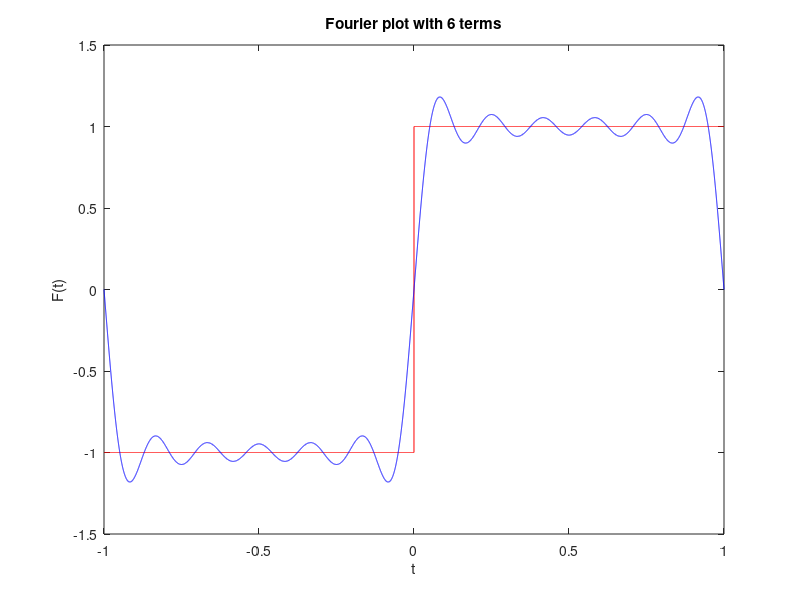

Write the MATLAB code that produced this figure. (Note: this script raises an error after producing the figure.)
clear; clc; close all

% Step A
T = 1;
domT = -T:0.0001:T;
f = @(t) 1.*(0<=t & t<=T) + -1.*(-T<=t & t<0);
plot(domT,f(domT),'-r')

% Step B
kMax = input('Maximum k value:');
domT = -1:0.0001:1;

k = 0:kMax;
F = @(t) 4/pi * (2*k+1).^-1 * sin( (2*k+1)'*pi*t/T );

hold on
plot(domT,F(domT),'-b')
title(sprintf('Fourier plot with %.0f terms',kMax+1))
xlabel('t')
ylabel('F(t)')
legend('f(t) square wave','F(t) Fourier plot','Location','north west')